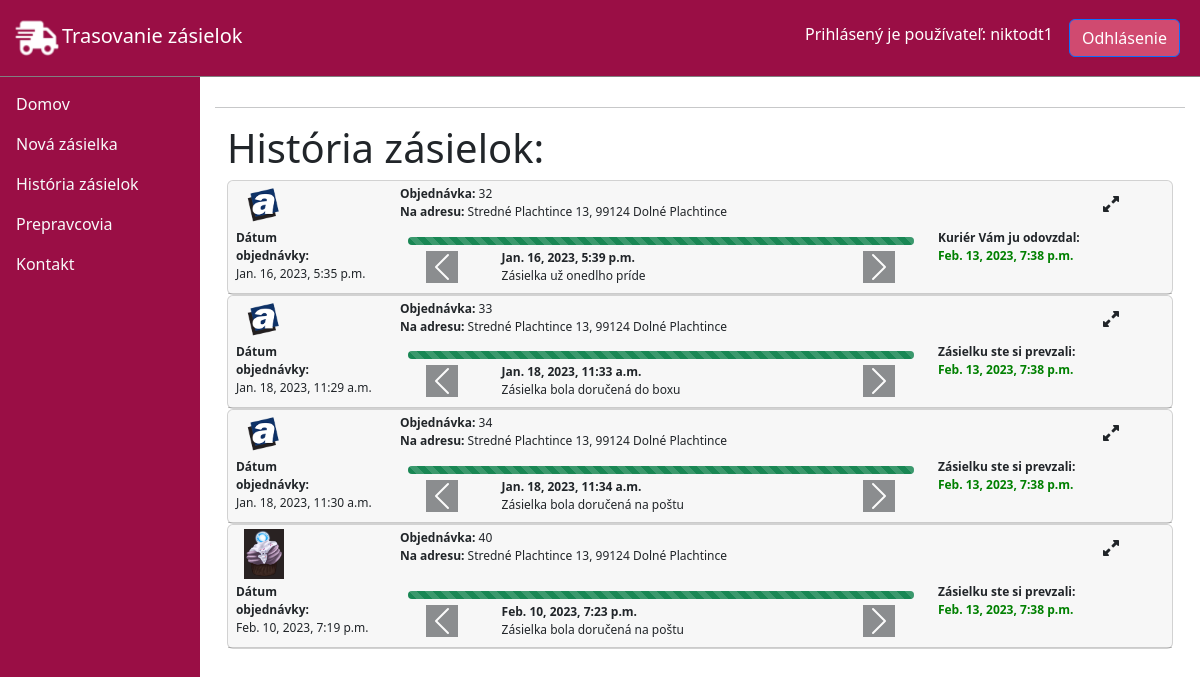
Page /history/ (signed in) on the committed database.
### base/models.py (models this page shows, shortened)
class Package(models.Model):
    receiverUserId = models.ForeignKey(UserAccount, on_delete=models.CASCADE)
    companyId = models.ForeignKey(Company, on_delete=models.CASCADE)
    dateOfOrder = models.DateTimeField(default=timezone.now)
    deliveryCompanyId = models.ForeignKey(DeliveryCompany, on_delete=models.CASCADE)
    received = models.BooleanField(null=True, blank=True)
    courierId = models.ForeignKey(Courier, on_delete=models.CASCADE, null=True, blank=True)
    typeOfDelivery = models.ForeignKey(DeliveryCode, on_delete=models.CASCADE)
    dateDelivered = models.DateTimeField(null=True, blank=True)
    updated = models.DateTimeField(auto_now=True)
    created = models.DateTimeField(auto_now_add=True)
    @property
    def past_stages(self):
        return self.stages.filter(datetime__lt=timezone.now())
    class Meta:
        get_latest_by = "stageCurrentId"

class Company(models.Model):
    companyCode = models.CharField(max_length=100, default="nezmáma spoločnosť")
    companyName = models.CharField(max_length=100, default="nezmáma spoločnosť")
    companyDescription = models.TextField(null=True, blank=True)
    phone = models.CharField(max_length=13, default="+421##########")
    email = models.CharField(max_length=100, default="###@email")
    website = models.CharField(max_length=100, default="obchod nemá web")
    addressId = models.ForeignKey(Address, on_delete=models.SET_NULL, null=True)
    iconPath = models.TextField(null=True, blank=True)
    icon = models.ImageField(null=True, default="shop_default.svg")
    updated = models.DateTimeField(auto_now=True)
    created = models.DateTimeField(auto_now_add=True)
    class Meta:
        ordering = ['companyCode', 'companyName']

class Address(models.Model):
    city = models.CharField(max_length=100, default="neznáme mesto")
    zipCode = models.CharField(max_length=5, default="## ###")
    street = models.CharField(max_length=100, default="neznáma ulica")
    streetNumber = models.CharField(max_length=50, default="#")
    updated = models.DateTimeField(auto_now=True)
    created = models.DateTimeField(auto_now_add=True)

class Stage(models.Model):
    datetime = models.DateTimeField(default=timezone.now)
    packageId = models.ForeignKey(Package, on_delete=models.CASCADE, related_name='stages')
    stageCurrentId = models.ForeignKey(StageCode, on_delete=models.CASCADE)
    lastSeen = models.TextField(null=True, blank=True)
    estTimeOfDelivery = models.DateTimeField(null=True, blank=True)
    updated = models.DateTimeField(auto_now=True)
    created = models.DateTimeField(auto_now_add=True)
    class Meta:
        get_latest_by = ['stageCurrentId']

class StageCode(models.Model):
    stageDescription = models.TextField(null=True)
    updated = models.DateTimeField(auto_now=True)
    created = models.DateTimeField(auto_now_add=True)

### base/views.py (the view)
# urls.py: path('history/', views.history, name="history"),
@login_required(login_url='login')
def history(request):
    account = findAccount(request.user)
    packages = Package.objects.filter(receiverUserId=account, dateDelivered__isnull=False).select_related().order_by(
        '-dateDelivered')
    past_stages = Stage.objects.filter(datetime__lt=timezone.now())
    total_packages = packages.count()
    context = {'packages': packages, 'total_packages': total_packages, 'past_stages': past_stages}
    return render(request, 'base/History/historyPage.html', context)

### base/views.py (called while the page is built)
def findAccount(user):
    print("LOOKING FOR USER:" + str(user))
    accounts = UserAccount.objects.all()
    foundAccount = None
    for account in accounts:
        if account.user == user:
            foundAccount = account
    return foundAccount

### base/templates/base/History/historyPage.html (shortened to what this page needs)
{% extends 'main.html' %}
{% block content %}
{% load static %}
<hr>
<div class="container-fluid col-12">
    <div class="row">
        <div class="container col-8">
            <h1>História zásielok:</h1>
        </div>
        <div class="container col-4"></div>
    </div>
    <div>
        <div id="accordion">
            {% if total_packages > 0 %}
            {% for package in packages %}
            {% with destinationAddress=package.receiverUserId.addressId company=package.companyId deliveryCompany=package.deliveryCompanyId courier=package.courierId %}
            <div id="package_{{ package.id }}" class="card">
                <div class="card-header karta-zasielka-mini p-1 ">
                    <div id="{{ package.id }}">
                        <div class="container-fluid col-12">
                            <div class="row">
                                <div class="container-fluid col-2 ikona-obchod-mini">
                                    <img src="{{ company.icon.url }}" alt="{{ company.companyCode }}" class="ikona-obchodu-mini">
                                </div>
                                <div class="container-fluid col-9 objednavka-mini">
                                    <b>Objednávka:</b> {{ package.id }}<br>
                                    <b>Na adresu:</b>
                                    {{ destinationAddress.street }} {{ destinationAddress.streetNumber }}, {{ destinationAddress.zipCode }} {{ destinationAddress.city }}
                                </div>
                                <div class="container-fluid col-1 btn-roztiahni-mini p-0 ">
                                    <a id="collapse_button_{{ package.id }}" class="btn text-center" data-bs-toggle="collapse" href="#collapse{{ package.id }}"><i class="fa-solid fa-up-right-and-down-left-from-center"></i></a>
                                </div>
                            </div>
                            <div class="row">
                                <div class="col-12 col-sm-2 p-1">
                                    <div class="row">
                                        <div class="container-fluid col-6 col-sm-12 datum-objednavky-mini boldText">Dátum <br>objednávky:</div>
                                        <div class="container-fluid col-4 col-sm-12 datum-mini">{{ package.dateOfOrder }}</div>
                                    </div>
                                </div>
                                <div class="col-12 col-sm-7 p-1">
                                    {% with stages=package.past_stages.all lastStage=package.past_stages.latest stages_count=package.past_stages.count %}
                                    <div class="container-fluid mt-2">
                                        {% if stages_count == 1 %}
                                        <div class="progress me-1 ms-1" style="height: 8px;">
                                            <div class="progress-bar progress-bar-animated progress-bar-striped bg-success priebeh20 priebeh-objednavky-mini" aria-label="Segment one"></div>
                                            <div class="progress-bar bg-secondary priebeh80 priebeh-objednavky-mini" aria-label="Segment two"></div>
                                        </div>
                                        {% elif stages_count == 5 %}
                                        <div class="progress me-1 ms-1" style="height: 8px;">
                                            <div class="progress-bar progress-bar-animated progress-bar-striped bg-success priebeh100 priebeh-objednavky-mini" aria-label="Segment one"></div>
                                        </div>
                                        {% endif %}
                                    </div>
                                    <div class="container-fluid priebeh-mini mt-1">
                                        <div class="carousel" data-bs-ride="false" id="carousel{{ package.id }}" data-bs-wrap="false">
                                            <div class="carousel-inner">
                                                {% for stage in stages %}
                                                <div class="carousel-item {% if forloop.last%} active {% endif %}">
                                                    <div class="container col-8">
                                                        <b> {{ stage.datetime }}</b><br>
                                                        {% if stage.stageCurrentId is None  %}
                                                        Neznáme
                                                        {% else %}
                                                        {{ stage.stageCurrentId.stageDescription }}
                                                        {% endif %}
                                                        <br>
                                                    </div>
                                                </div>
                                                {% endfor %}
                                            </div>
                                            <button class="carousel-control-prev" type="button" data-bs-target="#carousel{{ package.id }}" data-bs-slide="prev">
                                                <span class="carousel-control-prev-icon bg-dark"></span>
                                            </button>
                                            <button class="carousel-control-next " type="button" data-bs-target="#carousel{{ package.id }}" data-bs-slide="next">
                                                <span class="carousel-control-next-icon bg-dark"></span>
                                            </button>
                                        </div>
                                    </div>
                                </div>
                                <div class="col-12 col-sm-3 p-1">
                                    <div class="row">
                                        <div class="container-fluid col-6 col-sm-12 odhad-objednavky-mini boldText">
                                            {% if stages_count >= 5 %}
                                            {% if package.typeOfDelivery.deliveryText == "Na poštu" or package.typeOfDelivery.deliveryText == "Do boxu" or package.typeOfDelivery.deliveryText == "Zásielkovňa" %}
                                            Zásielku ste si prevzali:
                                            {% else %}
                                            Kuriér Vám ju odovzdal:
                                            {% endif %}
                                            {% else %}
                                            Predpokladaný termín doručenia:
                                            {% endif %}
                                        </div>
                                        <div class="container-fluid col-4 col-sm-12 odhad-mini boldText greenText">
                                            {% if stages_count >= 5 %}
                                            <div>{{ package.dateDelivered }}</div>
                                            {% else %}
                                            {{ lastStage.estTimeOfDelivery }}
                                            {% endif %}
                                        </div>
                                    </div>
                                </div>
                            </div>
                        </div>
                    </div>
                </div>
                                    {% endwith %}
            </div>
            {% endwith %}
            {% endfor %}
            {% else %}
            <hr>
            <h5 class="center">Akonáhle nejaké budete mať, zobrazia sa TU...</h5>
            {% endif %}
        </div>
    </div>
</div>
{% endblock content %}

### templates/main.html (shortened to what this page needs)
<!DOCTYPE html>
{% load static %}
<html lang="en">
<head>
    <link href="https://cdn.jsdelivr.net/npm/bootstrap@5.2.2/dist/css/bootstrap.min.css" rel="stylesheet"
>
    <link rel="stylesheet" type="text/css" media="screen" href="{% static 'css/styl.css' %}">
</head>
<body>
    <div class="hlavicka fixed-top">
        <nav class="navbar navbar-expand-md navbar-dark punchPinkDark">
            <div class="container-fluid">
                <a class="navbar-brand" href="{% url 'home' %}"><img src="{% static 'images/favicon.ico' %}">Trasovanie zásielok</a>
                {% if request.user.is_authenticated %}
                <p class="whiteText me-3 mt-2">Prihlásený je používateľ: {{request.user}}</p>
                <a type="button" class="logout-button btn btn-primary punchPink me-2" href="{% url 'logout' %}">Odhlásenie</a>
                {% else %}
                <a type="button" class="login-button btn btn-primary me-2" href="{% url 'login' %}">Prihlásenie</a>
                <a type="button" class="register-button btn btn-primary punchPinkDark me-2" href="{% url 'register' %}">Registrácia</a>
                {% endif %}
            </div>
        </nav>
    </div>
    <main class="main">
        <div class="navigacia efekt-hover punchPinkDark" id="sidebar">
            <ul class="navbar-nav nav-pills flex-column p-2 sticky-top">
                <li class="nav-item">
                    <a class="nav-link link-light p-2" href="{% url 'home' %}">Domov</a>
                </li>
                <li class="nav-item">
                    <a class="nav-link link-light p-2" href="{% url 'newPackage' %}">Nová zásielka</a>
                </li>
                <li class="nav-item">
                    <a class="nav-link link-light p-2" href="{% url 'history' %}">História zásielok</a>
                </li>
                <li class="nav-item">
                    <a class="nav-link link-light p-2" href="{% url 'deliveryCompanies' %}">Prepravcovia</a>
                </li>
                <li class="nav-item">
                    <a class="nav-link link-light p-2" href="{% url 'contact' %}">Kontakt</a>
                </li>
            </ul>
        </div>
        <div class="web-content obsah">
            {% block content %}
            {% endblock %}
        </div>
    </main>
</body>
</html>

### static/css/styl.css (style rules this page uses)
.navbar { border-bottom: 1px solid grey; }
.navbar-brand img { width: 50px; }
* { box-sizing: border-box; }
.whiteText { color: white; }
.boldText { font-weight: bold; }
.greenText { color: green; }
.hlavicka { width: 100%; }
.main { margin-top: 56px; width: 100%; }
.obsah { margin-left: 16.66%; width: 83.34%; margin-top: 76px; font-size: 12px; padding: 15px; }
.navigacia { position: fixed; margin: 0; width: 16.66%; bottom: 0; top: 76px; }
.karta-zasielka-mini { padding: 0; }
.priebeh-objednavky-mini { height: 10px; }
.priebeh100 { width: 100%; }
.ikona-obchodu-mini { width: 40px; }
.punchPink { background-color: #D04A70; }
.punchPinkDark { background-color: #9A0E45; }

### rows in the picture
Package: companyId.icon (picture), id "32", receiverUserId.addressId.street "Stredné Plachtince", receiverUserId.addressId.streetNumber "13", receiverUserId.addressId.zipCode "99124", receiverUserId.addressId.city "Dolné Plachtince", dateOfOrder "Jan. 16, 2023, 5:35 p.m.", shows "Kuriér Vám ju odovzdal:", dateDelivered "Feb. 13, 2023, 7:38 p.m."
Stage: datetime "Jan. 16, 2023, 5:39 p.m.", stageCurrentId.stageDescription "Zásielka už onedlho príde"
Package: companyId.icon (picture), id "33", receiverUserId.addressId.street "Stredné Plachtince", receiverUserId.addressId.streetNumber "13", receiverUserId.addressId.zipCode "99124", receiverUserId.addressId.city "Dolné Plachtince", dateOfOrder "Jan. 18, 2023, 11:29 a.m.", shows "Zásielku ste si prevzali:", dateDelivered "Feb. 13, 2023, 7:38 p.m."
Stage: datetime "Jan. 18, 2023, 11:33 a.m.", stageCurrentId.stageDescription "Zásielka bola doručená do boxu"
Package: companyId.icon (picture), id "34", receiverUserId.addressId.street "Stredné Plachtince", receiverUserId.addressId.streetNumber "13", receiverUserId.addressId.zipCode "99124", receiverUserId.addressId.city "Dolné Plachtince", dateOfOrder "Jan. 18, 2023, 11:30 a.m.", shows "Zásielku ste si prevzali:", dateDelivered "Feb. 13, 2023, 7:38 p.m."
Stage: datetime "Jan. 18, 2023, 11:34 a.m.", stageCurrentId.stageDescription "Zásielka bola doručená na poštu"
Package: companyId.icon (picture), id "40", receiverUserId.addressId.street "Stredné Plachtince", receiverUserId.addressId.streetNumber "13", receiverUserId.addressId.zipCode "99124", receiverUserId.addressId.city "Dolné Plachtince", dateOfOrder "Feb. 10, 2023, 7:19 p.m.", shows "Zásielku ste si prevzali:", dateDelivered "Feb. 13, 2023, 7:38 p.m."
Stage: datetime "Feb. 10, 2023, 7:23 p.m.", stageCurrentId.stageDescription "Zásielka bola doručená na poštu"

### other values in the picture
{{ request.user }} "niktodt1"
